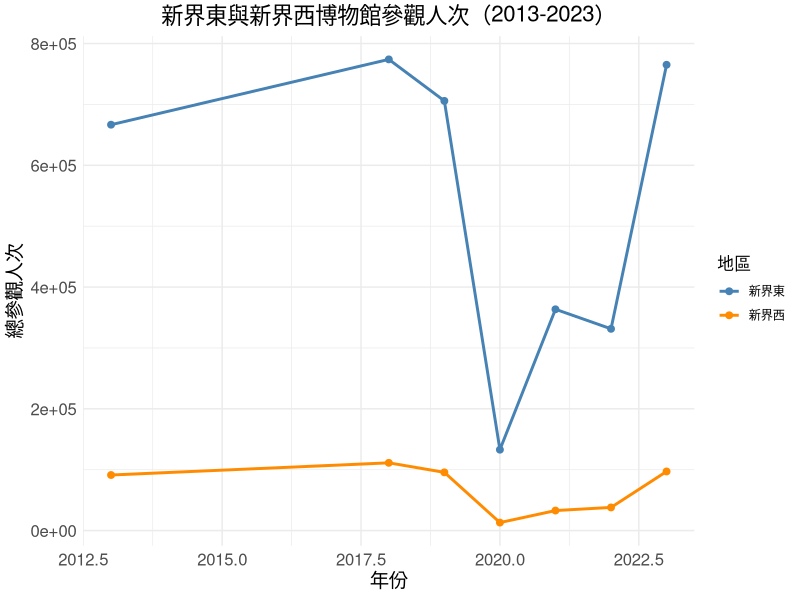

Recreate this plot in R.
# 加載必要的庫
library(dplyr)
library(ggplot2)
library(tidyr)

# 定義博物館數據
data <- data.frame(
  博物館名稱 = c(
    "香港文化博物館",
    "上窰民俗文物館",
    "三棟屋博物館"
  ),
  地區 = c("新界東", "新界東", "新界西"),
  year_2013 = c(624310, 42382, 91268),
  year_2018 = c(733811, 40177, 111265),
  year_2019 = c(666162, 39638, 95632),
  year_2020 = c(111888, 20984, 13142),
  year_2021 = c(336895, 26592, 32878),
  year_2022 = c(328381, 3003, 38019),
  year_2023 = c(724011, 41128, 97109)
)

# 整理數據：將數據從寬表格轉換為長表格
data_long <- data %>%
  pivot_longer(
    cols = starts_with("year_"),
    names_to = "年份",
    values_to = "人流量"
  ) %>%
  mutate(
    年份 = as.numeric(gsub("year_", "", 年份)) # 提取年份數字
  )

# 計算新界東和新界西的總參觀人次
region_data <- data_long %>%
  group_by(地區, 年份) %>%
  summarise(總人流量 = sum(人流量), .groups = "drop")

# 繪製折線圖
ggplot(region_data, aes(x = 年份, y = 總人流量, color = 地區, group = 地區)) +
  geom_line(size = 1) +
  geom_point(size = 2) +
  labs(
    title = "新界東與新界西博物館參觀人次（2013-2023）",
    x = "年份",
    y = "總參觀人次",
    color = "地區"
  ) +
  scale_color_manual(values = c("新界東" = "steelblue", "新界西" = "darkorange")) +
  theme_minimal() +
  theme(
    plot.title = element_text(size = 16, hjust = 0.5),
    axis.title = element_text(size = 14),
    axis.text = element_text(size = 12),
    legend.title = element_text(size = 12)
  )